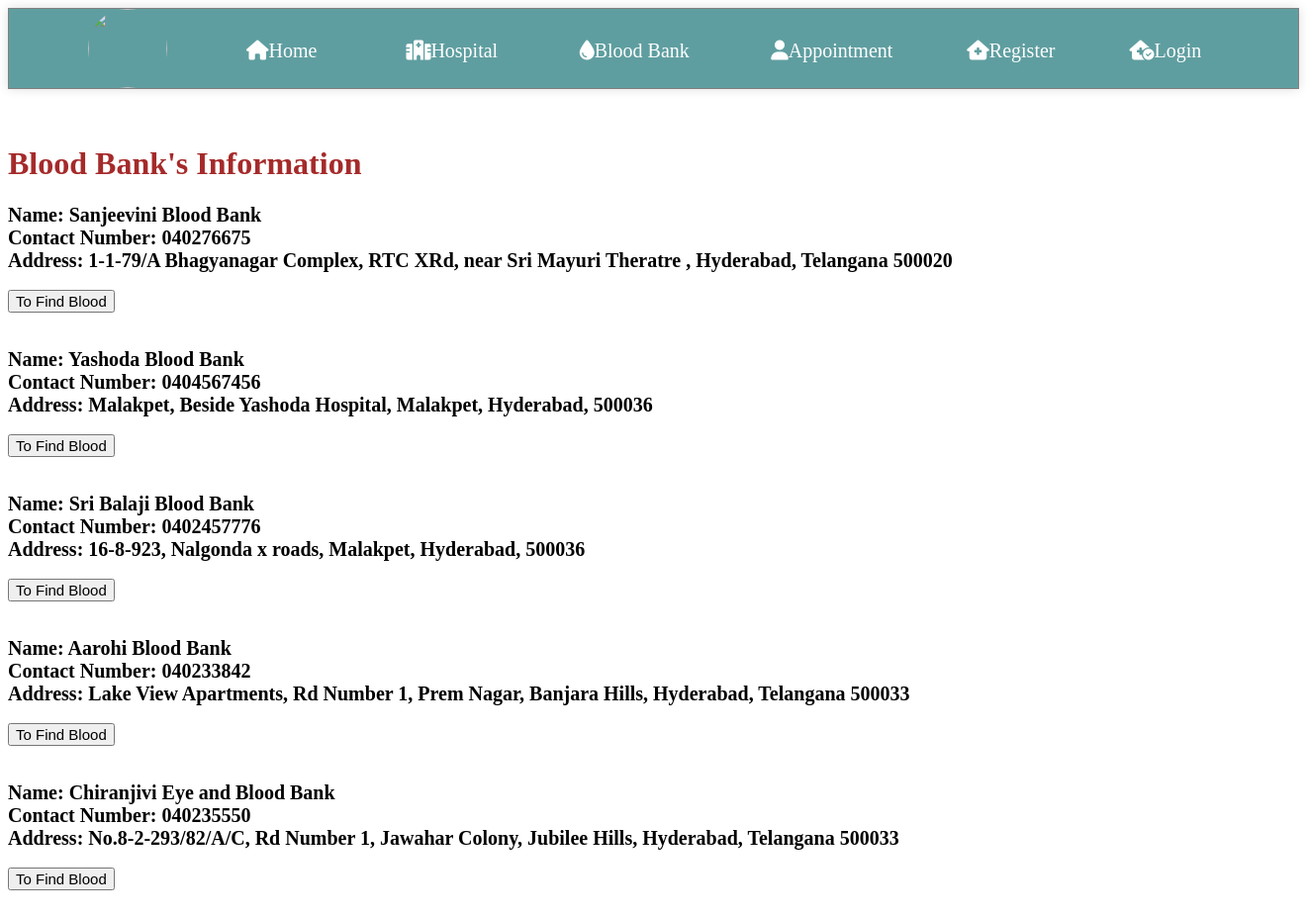
Screenshot of /pbloodbank/ with the database file from the repository.
### hostipal/models.py (models this page shows)
class bloodbank(models.Model):
    name=models.CharField(max_length=50)
    phone_no=models.CharField(max_length=12)
    address=models.CharField(max_length=100)
    bloodavali=models.IntegerField()

### patient/views.py (the view)
# urls.py: path('pbloodbank/',views.patientbloodbankview,name='pbloodbank'),
def patientbloodbankview(request):
    data = bloodbank.objects.all()
    return render(request,'patientbloodbank.html',context={"data":data})

### template/patientbloodbank.html (shortened to what this page needs)
<!DOCTYPE html>
<html lang="en">
<head>
    <link rel="stylesheet" href="https://cdnjs.cloudflare.com/ajax/libs/font-awesome/6.5.1/css/all.min.css">
</head>
<body>
    <nav style="height: 80px; ">
        <div>
            <img class="m" src="https://is1-ssl.mzstatic.com/image/thumb/Purple128/v4/85/99/59/85995914-780b-e6a0-5d99-f305784e0d4e/source/512x512bb.jpg" height="80px" width="80px">
            <section id="sub-nav">
                <a  class="nava" href="{% url 'phome' %}"><i class="fa-solid fa-house"></i>Home</a>&nbsp;&nbsp;&nbsp;&nbsp; &nbsp;&nbsp;&nbsp; &nbsp;&nbsp;
                <a  class="nava" href="{% url 'phospital' %}"><i class="fa-solid fa-hospital"></i>Hospital</a> &nbsp;&nbsp;&nbsp;&nbsp;&nbsp;&nbsp;&nbsp;&nbsp;&nbsp;
                <a class="nava" href="{% url 'pbloodbank' %}"><i class="fa-solid fa-droplet"></i>Blood Bank</a> &nbsp;&nbsp;&nbsp;&nbsp;&nbsp;&nbsp;&nbsp;&nbsp;&nbsp;
                <a  class="nava" href="{% url 'pprofile' %}"><i class="fa-solid fa-user"></i>Appointment</a>&nbsp;&nbsp;&nbsp;&nbsp;&nbsp;&nbsp;&nbsp;&nbsp;&nbsp;
                <a class="nava" href="{% url 'pregister' %}"><i class="fa-solid fa-house-medical"></i>Register</a>&nbsp;&nbsp;&nbsp;&nbsp;&nbsp;&nbsp;&nbsp;&nbsp;&nbsp;
                <a class="nava" href="{% url 'plogin' %}"><i class="fa-solid fa-house-medical-circle-check"></i></i>Login</a>
            </section>
        </div>
    </nav>
<br><br>
    <h1 style="color:brown;">Blood Bank's Information</h1>
    <div>
        {% for i in data %}
        <span style="font-weight: bold; font-size: 20px;">Name: {{i.name}}</span> <br>
        <span style="font-weight: bold;font-size: 20px;">Contact Number: {{i.phone_no}}</span><br>
        <span style="font-weight: bold;font-size: 20px;">Address: {{i.address}}</span><br> <br>
        <a href="{% url 'hblood' %}"><button style="font-size: 15px;">To Find Blood</button></a>  <br><br><br>
        {% endfor %}
    </div>
</body>
</html>

### template/patientbloodbank.html (style rules this page uses)
body { overflow-x: hidden; }
.nava { text-decoration: none; color:white; position: relative; top: -25px; left: 120px; font-size: 20px; }
nav { justify-content: space-between; border: 1px solid gray; box-shadow: 0px 0px 10px gainsboro; background-color: cadetblue; font-size: 30px; }
.m { position: relative; left: 80px; border-radius: 100%; }
#sub-nav { position: relative; top: -40px; left: 120px; }

### rows the page displays
bloodbank: name "Sanjeevini Blood Bank", phone_no "040276675", address "1-1-79/A Bhagyanagar Complex, RTC XRd, near Sri Mayuri Theratre , Hyderabad, Telangana 500020"
bloodbank: name "Yashoda Blood Bank", phone_no "0404567456", address "Malakpet, Beside Yashoda Hospital, Malakpet, Hyderabad, 500036"
bloodbank: name "Sri Balaji Blood Bank", phone_no "0402457776", address "16-8-923, Nalgonda x roads, Malakpet, Hyderabad, 500036"
bloodbank: name "Aarohi Blood Bank", phone_no "040233842", address "Lake View Apartments, Rd Number 1, Prem Nagar, Banjara Hills, Hyderabad, Telangana 500033"
bloodbank: name "Chiranjivi Eye and Blood Bank", phone_no "040235550", address "No.8-2-293/82/A/C, Rd Number 1, Jawahar Colony, Jubilee Hills, Hyderabad, Telangana 500033"
